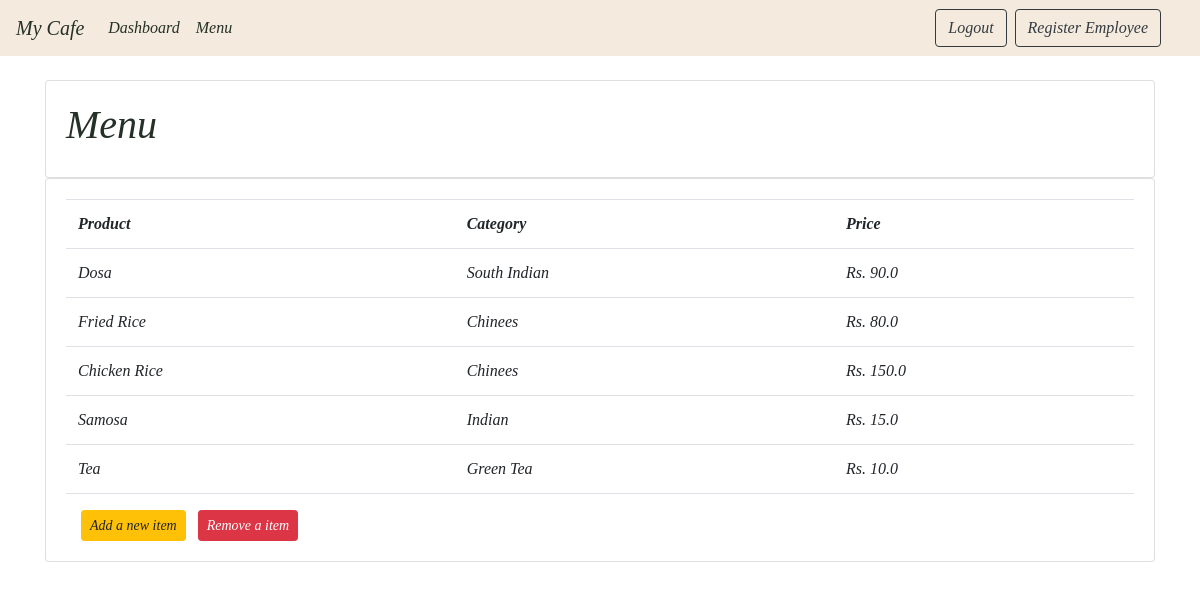
Screenshot of /products/ with the database file from the repository.
### accounts/models.py (models this page shows, shortened)
class Product(models.Model):
	name = models.CharField(max_length=200, null=True, blank=True)
	price = models.FloatField(null=True,blank=True)
	category = models.CharField(max_length=200, null=True,blank=True)
	description = models.TextField()
	date_created = models.DateTimeField(auto_now_add=True, null=True, blank=True)

### accounts/views.py (the view)
# urls.py: path('products/', views.products, name="products"),
def products(request):
	products = Product.objects.all()
	context = {'products':products}
	return render(request, 'accounts/products.html', context)

### accounts/templates/accounts/products.html
{% extends 'accounts/navbar.html' %}
{% block nav %}
<br>
<div class="container" style="font-family:serif; font-style:italic; color:#253027">
    <div class="row">
        <div class="col-md">
            <div class="card card-body">
                <h1>Menu</h1>
            </div>
            <div class="card card-body">
                <table class="table">
                    <tr>
                        <th>Product</th>
                        <th>Category</th>
                        <th>Price</th>
                    </tr>
                    {% for product in products %}
                        <tr>
                            <td>{{product.name}}</td>
                            <td>{{product.category}}</td>
                            <td>Rs. {{product.price}}</td>
                        </tr>
                    {% endfor %}
                </table>
                <form class="container-fluid justify-content-end" style="font-family:serif; font-style:italic; color:#253027">
                    <a class="btn btn-sm btn-warning me-2"  href="/Add_Product" role="button"> Add a new item</a>
                    <a class="btn btn-sm btn-danger me-2" href="#" role="button">Remove a item</a>
                </form>
            </div>
        </div>
    </div>
</div>
{% endblock %}

### accounts/templates/accounts/navbar.html (shortened to what this page needs)
<!doctype html>
<html lang="en">
  <head>
    <link href="https://cdn.jsdelivr.net/npm/bootstrap@5.1.3/dist/css/bootstrap.min.css" rel="stylesheet">
  </head>
  <body background ="https://images.unsplash.com/photo-1595113316349-9fa4eb24f884?ixlib=rb-1.2.1&ixid=MnwxMjA3fDB8MHxwaG90by1wYWdlfHx8fGVufDB8fHx8&auto=format&fit=crop&w=1600&q=80" >
    <nav class="navbar navbar-expand-lg navbar-light" style="background-color: #F4EBDE;">
        <a class="navbar-brand" href="/dashboard" style="font-family:serif; font-style:italic; color:#253027">My Cafe</a>
        <div class="collapse navbar-collapse" id="navbarNavAltMarkup">
          <div class="navbar-nav">
            <a class="nav-item nav-link active" style="font-family:serif; font-style:italic; color:#253027" href="/dashboard">Dashboard<span class="sr-only">(current)</span></a>
            <a class="nav-item nav-link" style="font-family:serif; font-style:italic; color:#253027" href="{% url 'products' %}">Menu</a>
          </div>
        </div>
        <form class="container-fluid justify-content-end" style="font-family:serif; font-style:italic; color:#253027">
            <a class="btn btn-outline-dark me-2"  href="/Home" role="button">Logout</a>
            <a class="btn btn-outline-dark me-2" href="/SignUp" role="button">Register Employee</a>
        </form>
    </nav>
    <link href="//maxcdn.bootstrapcdn.com/bootstrap/4.1.1/css/bootstrap.min.css" rel="stylesheet" id="bootstrap-css">
    {% block nav %}
    {% endblock%}
  </body>
</html>

### rows the page displays
Product: name "Dosa", category "South Indian", price "90.0"
Product: name "Fried Rice", category "Chinees", price "80.0"
Product: name "Chicken Rice", category "Chinees", price "150.0"
Product: name "Samosa", category "Indian", price "15.0"
Product: name "Tea", category "Green Tea", price "10.0"
